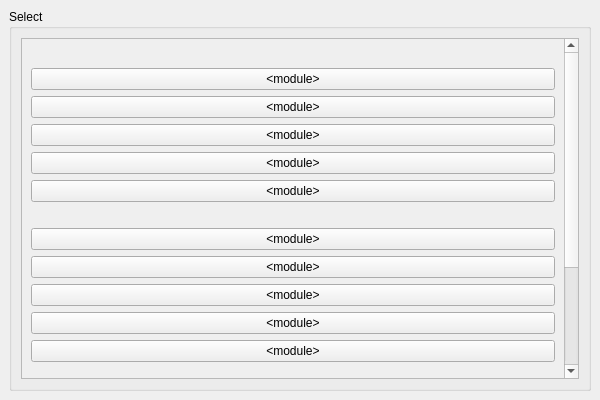
<?xml version="1.0" encoding="UTF-8"?>
<ui version="4.0">
 <class>MainWindow</class>
 <widget class="QMainWindow" name="MainWindow">
  <property name="geometry">
   <rect>
    <x>0</x>
    <y>0</y>
    <width>600</width>
    <height>400</height>
   </rect>
  </property>
  <property name="maximumSize">
   <size>
    <width>600</width>
    <height>400</height>
   </size>
  </property>
  <property name="windowTitle">
   <string>Design</string>
  </property>
  <property name="windowIcon">
   <iconset>
    <normaloff>logo_transparent_enlarged.png</normaloff>logo_transparent_enlarged.png</iconset>
  </property>
  <widget class="QWidget" name="centralwidget">
   <layout class="QVBoxLayout" name="verticalLayout">
    <item>
     <widget class="QGroupBox" name="groupBox">
      <property name="maximumSize">
       <size>
        <width>600</width>
        <height>400</height>
       </size>
      </property>
      <property name="title">
       <string>Select</string>
      </property>
      <layout class="QVBoxLayout" name="verticalLayout_3">
       <item>
        <widget class="QScrollArea" name="scrollArea">
         <property name="maximumSize">
          <size>
           <width>600</width>
           <height>400</height>
          </size>
         </property>
         <property name="widgetResizable">
          <bool>true</bool>
         </property>
         <widget class="QWidget" name="scrollAreaWidgetContents">
          <property name="geometry">
           <rect>
            <x>0</x>
            <y>0</y>
            <width>543</width>
            <height>504</height>
           </rect>
          </property>
          <layout class="QVBoxLayout" name="verticalLayout_2">
           <item>
            <widget class="QLabel" name="label">
             <property name="text">
              <string>&lt;category&gt;</string>
             </property>
            </widget>
           </item>
           <item>
            <widget class="QPushButton" name="pushButton_2">
             <property name="text">
              <string>&lt;module&gt;</string>
             </property>
            </widget>
           </item>
           <item>
            <widget class="QPushButton" name="pushButton_3">
             <property name="text">
              <string>&lt;module&gt;</string>
             </property>
            </widget>
           </item>
           <item>
            <widget class="QPushButton" name="pushButton_6">
             <property name="text">
              <string>&lt;module&gt;</string>
             </property>
            </widget>
           </item>
           <item>
            <widget class="QPushButton" name="pushButton_8">
             <property name="text">
              <string>&lt;module&gt;</string>
             </property>
            </widget>
           </item>
           <item>
            <widget class="QPushButton" name="pushButton_11">
             <property name="text">
              <string>&lt;module&gt;</string>
             </property>
            </widget>
           </item>
           <item>
            <widget class="QLabel" name="label_2">
             <property name="text">
              <string>&lt;category&gt;</string>
             </property>
            </widget>
           </item>
           <item>
            <widget class="QPushButton" name="pushButton_12">
             <property name="text">
              <string>&lt;module&gt;</string>
             </property>
            </widget>
           </item>
           <item>
            <widget class="QPushButton" name="pushButton_14">
             <property name="text">
              <string>&lt;module&gt;</string>
             </property>
            </widget>
           </item>
           <item>
            <widget class="QPushButton" name="pushButton_13">
             <property name="text">
              <string>&lt;module&gt;</string>
             </property>
            </widget>
           </item>
           <item>
            <widget class="QPushButton" name="pushButton_10">
             <property name="text">
              <string>&lt;module&gt;</string>
             </property>
            </widget>
           </item>
           <item>
            <widget class="QPushButton" name="pushButton_9">
             <property name="text">
              <string>&lt;module&gt;</string>
             </property>
            </widget>
           </item>
           <item>
            <widget class="QLabel" name="label_3">
             <property name="text">
              <string>&lt;category&gt;</string>
             </property>
            </widget>
           </item>
           <item>
            <widget class="QPushButton" name="pushButton_7">
             <property name="text">
              <string>&lt;module&gt;</string>
             </property>
            </widget>
           </item>
           <item>
            <widget class="QPushButton" name="pushButton_5">
             <property name="text">
              <string>&lt;module&gt;</string>
             </property>
            </widget>
           </item>
           <item>
            <widget class="QPushButton" name="pushButton_15">
             <property name="text">
              <string>&lt;module&gt;</string>
             </property>
            </widget>
           </item>
           <item>
            <widget class="QPushButton" name="pushButton_4">
             <property name="text">
              <string>&lt;module&gt;</string>
             </property>
            </widget>
           </item>
           <item>
            <widget class="QPushButton" name="pushButton">
             <property name="text">
              <string>&lt;module&gt;</string>
             </property>
            </widget>
           </item>
          </layout>
         </widget>
        </widget>
       </item>
      </layout>
     </widget>
    </item>
   </layout>
  </widget>
 </widget>
 <resources/>
 <connections/>
</ui>
